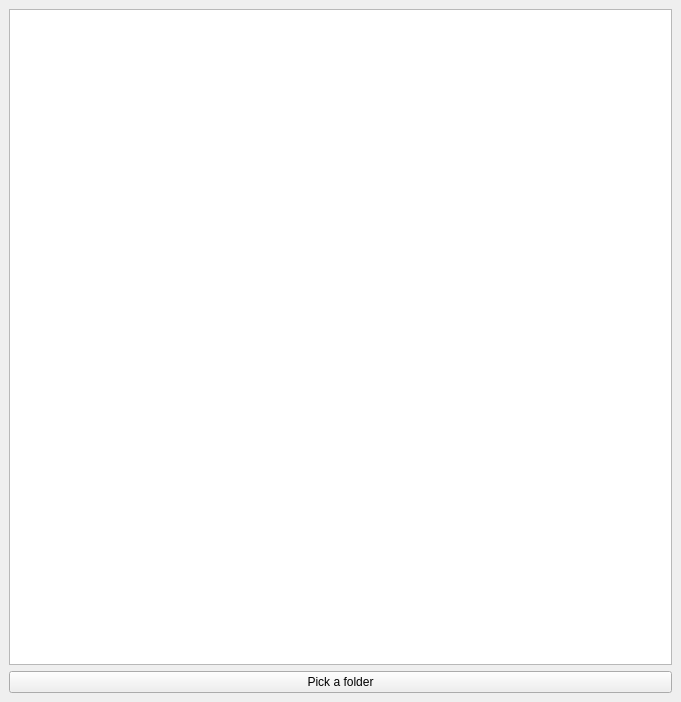
<?xml version="1.0" encoding="UTF-8"?>
<ui version="4.0">
 <class>MainWindow</class>
 <widget class="QMainWindow" name="MainWindow">
  <property name="geometry">
   <rect>
    <x>0</x>
    <y>0</y>
    <width>681</width>
    <height>702</height>
   </rect>
  </property>
  <property name="windowTitle">
   <string>MainWindow</string>
  </property>
  <widget class="QWidget" name="centralwidget">
   <layout class="QVBoxLayout" name="verticalLayout">
    <item>
     <layout class="QVBoxLayout" name="verticalLayout_2"/>
    </item>
    <item>
     <widget class="QListWidget" name="listWidget"/>
    </item>
    <item>
     <widget class="QPushButton" name="btnBrowse">
      <property name="text">
       <string>Pick a folder</string>
      </property>
     </widget>
    </item>
   </layout>
  </widget>
 </widget>
 <resources/>
 <connections/>
</ui>
